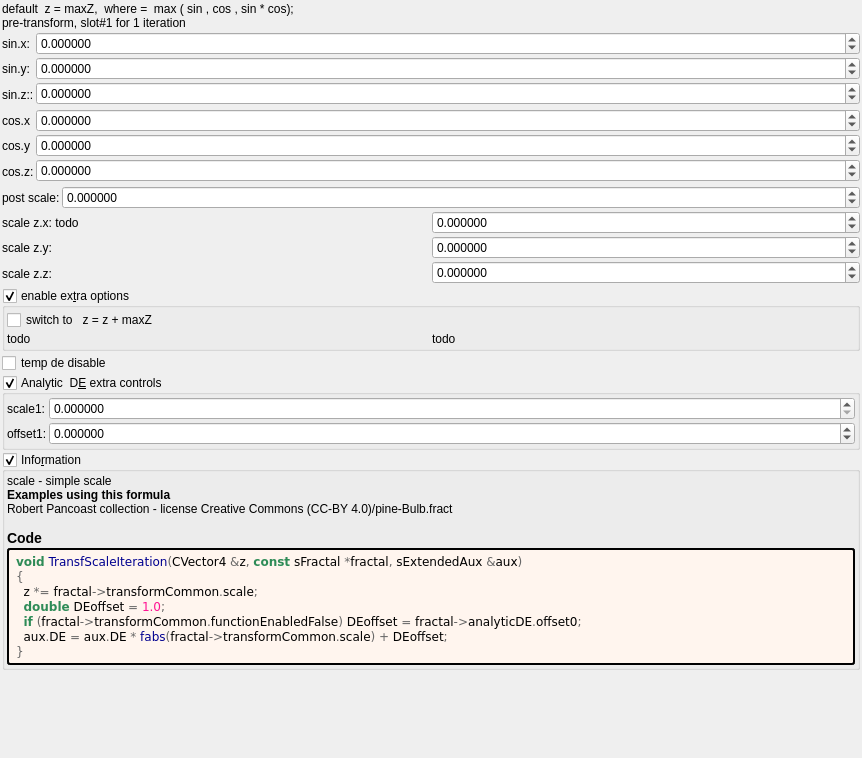
<?xml version="1.0" encoding="UTF-8"?>
<ui version="4.0">
 <class>Form</class>
 <widget class="QWidget" name="Form">
  <property name="geometry">
   <rect>
    <x>0</x>
    <y>0</y>
    <width>862</width>
    <height>758</height>
   </rect>
  </property>
  <property name="windowTitle">
   <string notr="true">transf_scale</string>
  </property>
  <layout class="QVBoxLayout" name="verticalLayout">
   <property name="spacing">
    <number>2</number>
   </property>
   <property name="leftMargin">
    <number>2</number>
   </property>
   <property name="topMargin">
    <number>2</number>
   </property>
   <property name="rightMargin">
    <number>2</number>
   </property>
   <property name="bottomMargin">
    <number>2</number>
   </property>
   <item>
    <widget class="QLabel" name="label_118">
     <property name="text">
      <string>default  z = maxZ,  where =  max ( sin , cos , sin * cos);
pre-transform, slot#1 for 1 iteration  </string>
     </property>
    </widget>
   </item>
   <item>
    <layout class="QGridLayout" name="gridLayout" columnstretch="0,1">
     <property name="spacing">
      <number>2</number>
     </property>
     <item row="0" column="0">
      <widget class="QLabel" name="label_113">
       <property name="text">
        <string>sin.x:</string>
       </property>
      </widget>
     </item>
     <item row="1" column="0">
      <widget class="QLabel" name="label_109">
       <property name="text">
        <string>sin.y:</string>
       </property>
      </widget>
     </item>
     <item row="2" column="0" rowspan="2">
      <widget class="QLabel" name="label_108">
       <property name="text">
        <string>sin.z::</string>
       </property>
      </widget>
     </item>
     <item row="0" column="1">
      <widget class="MyDoubleSpinBox" name="spinbox3_transf_constant_multiplierA_111_x">
       <property name="sizePolicy">
        <sizepolicy hsizetype="Minimum" vsizetype="Maximum">
         <horstretch>0</horstretch>
         <verstretch>0</verstretch>
        </sizepolicy>
       </property>
       <property name="prefix">
        <string/>
       </property>
       <property name="suffix">
        <string/>
       </property>
       <property name="decimals">
        <number>6</number>
       </property>
       <property name="minimum">
        <double>-99.989999999999995</double>
       </property>
       <property name="maximum">
        <double>99.989999999999995</double>
       </property>
       <property name="singleStep">
        <double>0.100000000000000</double>
       </property>
      </widget>
     </item>
     <item row="2" column="1">
      <widget class="MyDoubleSpinBox" name="spinbox3_transf_constant_multiplierA_111_z">
       <property name="sizePolicy">
        <sizepolicy hsizetype="Minimum" vsizetype="Maximum">
         <horstretch>0</horstretch>
         <verstretch>0</verstretch>
        </sizepolicy>
       </property>
       <property name="prefix">
        <string/>
       </property>
       <property name="suffix">
        <string/>
       </property>
       <property name="decimals">
        <number>6</number>
       </property>
       <property name="minimum">
        <double>-99.989999999999995</double>
       </property>
       <property name="maximum">
        <double>99.989999999999995</double>
       </property>
       <property name="singleStep">
        <double>0.100000000000000</double>
       </property>
      </widget>
     </item>
     <item row="1" column="1">
      <widget class="MyDoubleSpinBox" name="spinbox3_transf_constant_multiplierA_111_y">
       <property name="sizePolicy">
        <sizepolicy hsizetype="Minimum" vsizetype="Maximum">
         <horstretch>0</horstretch>
         <verstretch>0</verstretch>
        </sizepolicy>
       </property>
       <property name="prefix">
        <string/>
       </property>
       <property name="suffix">
        <string/>
       </property>
       <property name="decimals">
        <number>6</number>
       </property>
       <property name="minimum">
        <double>-99.989999999999995</double>
       </property>
       <property name="maximum">
        <double>99.989999999999995</double>
       </property>
       <property name="singleStep">
        <double>0.100000000000000</double>
       </property>
      </widget>
     </item>
    </layout>
   </item>
   <item>
    <layout class="QGridLayout" name="gridLayout_2" columnstretch="0,1">
     <property name="spacing">
      <number>2</number>
     </property>
     <item row="1" column="0">
      <widget class="QLabel" name="label_110">
       <property name="text">
        <string>cos.y</string>
       </property>
      </widget>
     </item>
     <item row="2" column="0" rowspan="2">
      <widget class="QLabel" name="label_111">
       <property name="text">
        <string>cos.z:</string>
       </property>
      </widget>
     </item>
     <item row="0" column="1">
      <widget class="MyDoubleSpinBox" name="spinbox3_transf_constant_multiplierB_111_x">
       <property name="sizePolicy">
        <sizepolicy hsizetype="Minimum" vsizetype="Maximum">
         <horstretch>0</horstretch>
         <verstretch>0</verstretch>
        </sizepolicy>
       </property>
       <property name="prefix">
        <string/>
       </property>
       <property name="suffix">
        <string/>
       </property>
       <property name="decimals">
        <number>6</number>
       </property>
       <property name="minimum">
        <double>-99.989999999999995</double>
       </property>
       <property name="maximum">
        <double>99.989999999999995</double>
       </property>
       <property name="singleStep">
        <double>0.100000000000000</double>
       </property>
      </widget>
     </item>
     <item row="2" column="1">
      <widget class="MyDoubleSpinBox" name="spinbox3_transf_constant_multiplierB_111_z">
       <property name="sizePolicy">
        <sizepolicy hsizetype="Minimum" vsizetype="Maximum">
         <horstretch>0</horstretch>
         <verstretch>0</verstretch>
        </sizepolicy>
       </property>
       <property name="prefix">
        <string/>
       </property>
       <property name="suffix">
        <string/>
       </property>
       <property name="decimals">
        <number>6</number>
       </property>
       <property name="minimum">
        <double>-99.989999999999995</double>
       </property>
       <property name="maximum">
        <double>99.989999999999995</double>
       </property>
       <property name="singleStep">
        <double>0.100000000000000</double>
       </property>
      </widget>
     </item>
     <item row="1" column="1">
      <widget class="MyDoubleSpinBox" name="spinbox3_transf_constant_multiplierB_111_y">
       <property name="sizePolicy">
        <sizepolicy hsizetype="Minimum" vsizetype="Maximum">
         <horstretch>0</horstretch>
         <verstretch>0</verstretch>
        </sizepolicy>
       </property>
       <property name="prefix">
        <string/>
       </property>
       <property name="suffix">
        <string/>
       </property>
       <property name="decimals">
        <number>6</number>
       </property>
       <property name="minimum">
        <double>-99.989999999999995</double>
       </property>
       <property name="maximum">
        <double>99.989999999999995</double>
       </property>
       <property name="singleStep">
        <double>0.100000000000000</double>
       </property>
      </widget>
     </item>
     <item row="0" column="0">
      <widget class="QLabel" name="label_121">
       <property name="text">
        <string>cos.x</string>
       </property>
      </widget>
     </item>
    </layout>
   </item>
   <item>
    <layout class="QGridLayout" name="gridLayout_29" columnstretch="0,0,1">
     <property name="spacing">
      <number>2</number>
     </property>
     <item row="0" column="1">
      <widget class="QLabel" name="label_123">
       <property name="text">
        <string>post scale:</string>
       </property>
      </widget>
     </item>
     <item row="0" column="2">
      <widget class="MyDoubleSpinBox" name="spinbox_transf_scale">
       <property name="sizePolicy">
        <sizepolicy hsizetype="Minimum" vsizetype="Maximum">
         <horstretch>0</horstretch>
         <verstretch>0</verstretch>
        </sizepolicy>
       </property>
       <property name="prefix">
        <string/>
       </property>
       <property name="suffix">
        <string/>
       </property>
       <property name="decimals">
        <number>6</number>
       </property>
       <property name="minimum">
        <double>-99.989999999999995</double>
       </property>
       <property name="maximum">
        <double>99.989999999999995</double>
       </property>
       <property name="singleStep">
        <double>0.100000000000000</double>
       </property>
      </widget>
     </item>
    </layout>
   </item>
   <item>
    <layout class="QGridLayout" name="gridLayout_3" columnstretch="0,0,0">
     <property name="spacing">
      <number>2</number>
     </property>
     <item row="2" column="1">
      <widget class="QLabel" name="label_112">
       <property name="text">
        <string>scale z.y:</string>
       </property>
      </widget>
     </item>
     <item row="3" column="2">
      <widget class="MyDoubleSpinBox" name="spinbox3_transf_constant_multiplierC_111_z">
       <property name="sizePolicy">
        <sizepolicy hsizetype="Minimum" vsizetype="Maximum">
         <horstretch>0</horstretch>
         <verstretch>0</verstretch>
        </sizepolicy>
       </property>
       <property name="prefix">
        <string/>
       </property>
       <property name="suffix">
        <string/>
       </property>
       <property name="decimals">
        <number>6</number>
       </property>
       <property name="minimum">
        <double>-99.989999999999995</double>
       </property>
       <property name="maximum">
        <double>99.989999999999995</double>
       </property>
       <property name="singleStep">
        <double>0.100000000000000</double>
       </property>
      </widget>
     </item>
     <item row="2" column="2">
      <widget class="MyDoubleSpinBox" name="spinbox3_transf_constant_multiplierC_111_y">
       <property name="sizePolicy">
        <sizepolicy hsizetype="Minimum" vsizetype="Maximum">
         <horstretch>0</horstretch>
         <verstretch>0</verstretch>
        </sizepolicy>
       </property>
       <property name="prefix">
        <string/>
       </property>
       <property name="suffix">
        <string/>
       </property>
       <property name="decimals">
        <number>6</number>
       </property>
       <property name="minimum">
        <double>-99.989999999999995</double>
       </property>
       <property name="maximum">
        <double>99.989999999999995</double>
       </property>
       <property name="singleStep">
        <double>0.100000000000000</double>
       </property>
      </widget>
     </item>
     <item row="3" column="1" rowspan="2">
      <widget class="QLabel" name="label_120">
       <property name="text">
        <string>scale z.z:</string>
       </property>
      </widget>
     </item>
     <item row="0" column="2">
      <widget class="MyDoubleSpinBox" name="spinbox3_transf_constant_multiplierC_111_x">
       <property name="sizePolicy">
        <sizepolicy hsizetype="Minimum" vsizetype="Maximum">
         <horstretch>0</horstretch>
         <verstretch>0</verstretch>
        </sizepolicy>
       </property>
       <property name="prefix">
        <string/>
       </property>
       <property name="suffix">
        <string/>
       </property>
       <property name="decimals">
        <number>6</number>
       </property>
       <property name="minimum">
        <double>-99.989999999999995</double>
       </property>
       <property name="maximum">
        <double>99.989999999999995</double>
       </property>
       <property name="singleStep">
        <double>0.100000000000000</double>
       </property>
      </widget>
     </item>
     <item row="0" column="1">
      <widget class="QLabel" name="label_119">
       <property name="text">
        <string>scale z.x: todo</string>
       </property>
      </widget>
     </item>
    </layout>
   </item>
   <item>
    <widget class="MyGroupBox" name="groupCheck_transf_function_enabled_false">
     <property name="title">
      <string>enable ex&amp;tra options</string>
     </property>
     <property name="checkable">
      <bool>true</bool>
     </property>
     <layout class="QVBoxLayout" name="verticalLayout_14" stretch="0">
      <property name="spacing">
       <number>2</number>
      </property>
      <property name="leftMargin">
       <number>2</number>
      </property>
      <property name="topMargin">
       <number>2</number>
      </property>
      <property name="rightMargin">
       <number>2</number>
      </property>
      <property name="bottomMargin">
       <number>2</number>
      </property>
      <item>
       <layout class="QGridLayout" name="gridLayout_30" columnstretch="0,0,0">
        <property name="spacing">
         <number>2</number>
        </property>
        <item row="1" column="1">
         <widget class="QLabel" name="label_124">
          <property name="text">
           <string>todo</string>
          </property>
         </widget>
        </item>
        <item row="1" column="2">
         <widget class="QLabel" name="label_125">
          <property name="text">
           <string>todo</string>
          </property>
         </widget>
        </item>
        <item row="0" column="1">
         <widget class="QCheckBox" name="checkBox_transf_function_enabled">
          <property name="text">
           <string>switch to   z = z + maxZ</string>
          </property>
         </widget>
        </item>
       </layout>
      </item>
     </layout>
    </widget>
   </item>
   <item>
    <widget class="QCheckBox" name="checkBox_analyticDE_enabled">
     <property name="text">
      <string>temp de disable</string>
     </property>
    </widget>
   </item>
   <item>
    <widget class="MyGroupBox" name="groupCheck_analyticDE_enabled_false">
     <property name="toolTip">
      <string>&lt;html&gt;&lt;head/&gt;&lt;body&gt;&lt;p&gt;Adjusts the DE every time this slot is iterated.&lt;/p&gt;&lt;p&gt;The aim is to keep these parameters as low as possible.&lt;/p&gt;&lt;p&gt;High values improve the DE, but detail is lost.&lt;/p&gt;&lt;p&gt;Occasionally a negative Offset value is used. &lt;/p&gt;&lt;/body&gt;&lt;/html&gt;</string>
     </property>
     <property name="title">
      <string>Analytic  D&amp;E extra controls</string>
     </property>
     <property name="checkable">
      <bool>true</bool>
     </property>
     <layout class="QVBoxLayout" name="verticalLayout_13" stretch="0">
      <property name="spacing">
       <number>2</number>
      </property>
      <property name="leftMargin">
       <number>2</number>
      </property>
      <property name="topMargin">
       <number>2</number>
      </property>
      <property name="rightMargin">
       <number>2</number>
      </property>
      <property name="bottomMargin">
       <number>2</number>
      </property>
      <item>
       <layout class="QGridLayout" name="gridLayout_27" columnstretch="0,0,1">
        <property name="spacing">
         <number>2</number>
        </property>
        <item row="0" column="1">
         <widget class="QLabel" name="label_182">
          <property name="text">
           <string>scale1:</string>
          </property>
         </widget>
        </item>
        <item row="0" column="2">
         <widget class="MyDoubleSpinBox" name="spinbox_analyticDE_scale_1">
          <property name="sizePolicy">
           <sizepolicy hsizetype="Minimum" vsizetype="Maximum">
            <horstretch>0</horstretch>
            <verstretch>0</verstretch>
           </sizepolicy>
          </property>
          <property name="prefix">
           <string/>
          </property>
          <property name="suffix">
           <string/>
          </property>
          <property name="decimals">
           <number>6</number>
          </property>
          <property name="minimum">
           <double>0.000000000000000</double>
          </property>
          <property name="maximum">
           <double>99.989999999999995</double>
          </property>
          <property name="singleStep">
           <double>0.100000000000000</double>
          </property>
         </widget>
        </item>
        <item row="1" column="1">
         <widget class="QLabel" name="label_177">
          <property name="text">
           <string>offset1:</string>
          </property>
         </widget>
        </item>
        <item row="1" column="2">
         <widget class="MyDoubleSpinBox" name="spinbox_analyticDE_offset_1">
          <property name="sizePolicy">
           <sizepolicy hsizetype="Minimum" vsizetype="Maximum">
            <horstretch>0</horstretch>
            <verstretch>0</verstretch>
           </sizepolicy>
          </property>
          <property name="prefix">
           <string/>
          </property>
          <property name="suffix">
           <string/>
          </property>
          <property name="decimals">
           <number>6</number>
          </property>
          <property name="minimum">
           <double>-99.989999999999995</double>
          </property>
          <property name="maximum">
           <double>99.989999999999995</double>
          </property>
          <property name="singleStep">
           <double>0.100000000000000</double>
          </property>
         </widget>
        </item>
       </layout>
      </item>
     </layout>
    </widget>
   </item>
   <item>
    <widget class="MyGroupBox" name="groupCheck_info">
     <property name="title">
      <string>Info&amp;rmation</string>
     </property>
     <property name="flat">
      <bool>false</bool>
     </property>
     <property name="checkable">
      <bool>true</bool>
     </property>
     <layout class="QVBoxLayout" name="verticalLayout_2">
      <property name="spacing">
       <number>2</number>
      </property>
      <property name="leftMargin">
       <number>2</number>
      </property>
      <property name="topMargin">
       <number>2</number>
      </property>
      <property name="rightMargin">
       <number>2</number>
      </property>
      <property name="bottomMargin">
       <number>2</number>
      </property>
      <item>
       <widget class="QLabel" name="label_information_general">
        <property name="text">
         <string notr="true">&lt;p&gt;scale - simple scale&lt;/p&gt;&lt;table&gt;
&lt;/table&gt;
&lt;br&gt;&lt;b&gt;Examples using this formula&lt;/b&gt;&lt;br&gt;Robert Pancoast collection - license Creative Commons (CC-BY 4.0)/pine-Bulb.fract&lt;h3&gt;Code&lt;/h3&gt;</string>
        </property>
        <property name="wordWrap">
         <bool>true</bool>
        </property>
        <property name="openExternalLinks">
         <bool>true</bool>
        </property>
        <property name="textInteractionFlags">
         <set>Qt::LinksAccessibleByMouse|Qt::TextSelectableByMouse</set>
        </property>
       </widget>
      </item>
      <item>
       <widget class="QLabel" name="label_code_content">
        <property name="styleSheet">
         <string notr="true">border-style: outset; border-width: 2px; border-radius: 3px; border-color: black; background-color: #fff5ee; padding: 4px;</string>
        </property>
        <property name="text">
         <string notr="true">&lt;body style=&quot;background-color:#fff5ee&quot;&gt;
&lt;pre style=&quot;color:#000000; background-color:#fff5ee;  font-family:'Courier New',monospace;&quot;&gt;&lt;span style=&quot;color:#2e8b57; font-weight:bold&quot;&gt;void&lt;/span&gt; &lt;span style=&quot;color:#00008f&quot;&gt;TransfScaleIteration&lt;/span&gt;&lt;span style=&quot;color:#676767&quot;&gt;(&lt;/span&gt;CVector4 &lt;span style=&quot;color:#676767&quot;&gt;&amp;amp;&lt;/span&gt;z&lt;span style=&quot;color:#676767&quot;&gt;,&lt;/span&gt; &lt;span style=&quot;color:#2e8b57; font-weight:bold&quot;&gt;const&lt;/span&gt; sFractal &lt;span style=&quot;color:#676767&quot;&gt;*&lt;/span&gt;fractal&lt;span style=&quot;color:#676767&quot;&gt;,&lt;/span&gt; sExtendedAux &lt;span style=&quot;color:#676767&quot;&gt;&amp;amp;&lt;/span&gt;aux&lt;span style=&quot;color:#676767&quot;&gt;)&lt;/span&gt;
&lt;span style=&quot;color:#676767&quot;&gt;{&lt;/span&gt;
  z &lt;span style=&quot;color:#676767&quot;&gt;*=&lt;/span&gt; fractal&lt;span style=&quot;color:#676767&quot;&gt;-&amp;gt;&lt;/span&gt;transformCommon&lt;span style=&quot;color:#676767&quot;&gt;.&lt;/span&gt;scale&lt;span style=&quot;color:#676767&quot;&gt;;&lt;/span&gt;
  &lt;span style=&quot;color:#2e8b57; font-weight:bold&quot;&gt;double&lt;/span&gt; DEoffset &lt;span style=&quot;color:#676767&quot;&gt;=&lt;/span&gt; &lt;span style=&quot;color:#ff1493&quot;&gt;1.0&lt;/span&gt;&lt;span style=&quot;color:#676767&quot;&gt;;&lt;/span&gt;
  &lt;span style=&quot;color:#2e8b57; font-weight:bold&quot;&gt;if&lt;/span&gt; &lt;span style=&quot;color:#676767&quot;&gt;(&lt;/span&gt;fractal&lt;span style=&quot;color:#676767&quot;&gt;-&amp;gt;&lt;/span&gt;transformCommon&lt;span style=&quot;color:#676767&quot;&gt;.&lt;/span&gt;functionEnabledFalse&lt;span style=&quot;color:#676767&quot;&gt;)&lt;/span&gt; DEoffset &lt;span style=&quot;color:#676767&quot;&gt;=&lt;/span&gt; fractal&lt;span style=&quot;color:#676767&quot;&gt;-&amp;gt;&lt;/span&gt;analyticDE&lt;span style=&quot;color:#676767&quot;&gt;.&lt;/span&gt;offset0&lt;span style=&quot;color:#676767&quot;&gt;;&lt;/span&gt;
  aux&lt;span style=&quot;color:#676767&quot;&gt;.&lt;/span&gt;DE &lt;span style=&quot;color:#676767&quot;&gt;=&lt;/span&gt; aux&lt;span style=&quot;color:#676767&quot;&gt;.&lt;/span&gt;DE &lt;span style=&quot;color:#676767&quot;&gt;*&lt;/span&gt; &lt;span style=&quot;color:#00008f&quot;&gt;fabs&lt;/span&gt;&lt;span style=&quot;color:#676767&quot;&gt;(&lt;/span&gt;fractal&lt;span style=&quot;color:#676767&quot;&gt;-&amp;gt;&lt;/span&gt;transformCommon&lt;span style=&quot;color:#676767&quot;&gt;.&lt;/span&gt;scale&lt;span style=&quot;color:#676767&quot;&gt;) +&lt;/span&gt; DEoffset&lt;span style=&quot;color:#676767&quot;&gt;;&lt;/span&gt;
&lt;span style=&quot;color:#676767&quot;&gt;}&lt;/span&gt;
&lt;/pre&gt;
&lt;/body&gt;</string>
        </property>
        <property name="wordWrap">
         <bool>true</bool>
        </property>
        <property name="openExternalLinks">
         <bool>true</bool>
        </property>
        <property name="textInteractionFlags">
         <set>Qt::LinksAccessibleByMouse|Qt::TextSelectableByMouse</set>
        </property>
       </widget>
      </item>
     </layout>
    </widget>
   </item>
   <item>
    <spacer name="verticalSpacer">
     <property name="orientation">
      <enum>Qt::Vertical</enum>
     </property>
     <property name="sizeHint" stdset="0">
      <size>
       <width>20</width>
       <height>40</height>
      </size>
     </property>
    </spacer>
   </item>
  </layout>
 </widget>
 <customwidgets>
  <customwidget>
   <class>MyDoubleSpinBox</class>
   <extends>QDoubleSpinBox</extends>
   <header>my_double_spin_box.h</header>
  </customwidget>
  <customwidget>
   <class>MyGroupBox</class>
   <extends>QGroupBox</extends>
   <header>my_group_box.h</header>
   <container>1</container>
  </customwidget>
 </customwidgets>
 <tabstops>
  <tabstop>spinbox3_transf_constant_multiplierA_111_z</tabstop>
  <tabstop>groupCheck_info</tabstop>
 </tabstops>
 <resources/>
 <connections/>
</ui>
